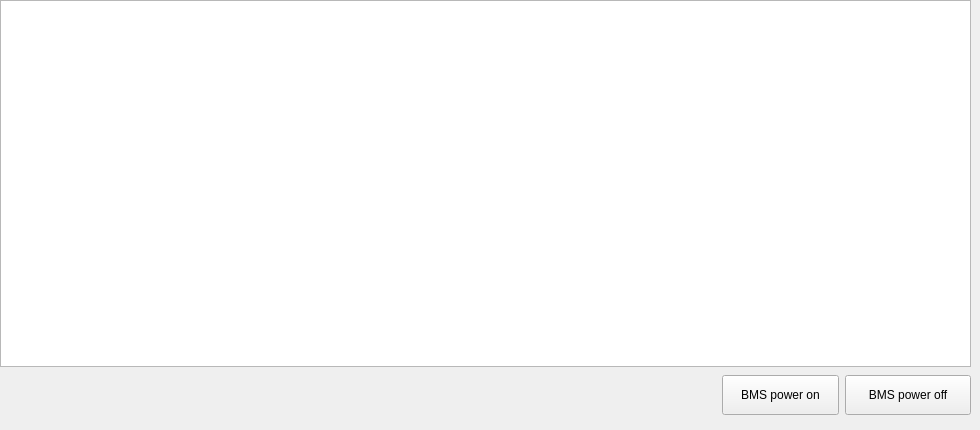
         <widget class="QWidget" name="Lithium_stackedWidgetPage">
          <widget class="QTableWidget" name="Lithum_Tab">
           <property name="geometry">
            <rect>
             <x>0</x>
             <y>0</y>
             <width>971</width>
             <height>367</height>
            </rect>
           </property>
          </widget>
          <widget class="QWidget" name="horizontalLayoutWidget_11">
           <property name="geometry">
            <rect>
             <x>0</x>
             <y>370</y>
             <width>971</width>
             <height>51</height>
            </rect>
           </property>
           <layout class="QHBoxLayout" name="horizontalLayout_21">
            <item>
             <spacer name="horizontalSpacer_7">
              <property name="orientation">
               <enum>Qt::Horizontal</enum>
              </property>
              <property name="sizeHint" stdset="0">
               <size>
                <width>40</width>
                <height>20</height>
               </size>
              </property>
             </spacer>
            </item>
            <item>
             <widget class="QPushButton" name="BMSPowerOn_btn">
              <property name="minimumSize">
               <size>
                <width>117</width>
                <height>40</height>
               </size>
              </property>
              <property name="maximumSize">
               <size>
                <width>117</width>
                <height>40</height>
               </size>
              </property>
              <property name="text">
               <string>BMS power on</string>
              </property>
             </widget>
            </item>
            <item>
             <widget class="QPushButton" name="BMSPowerOff_btn">
              <property name="minimumSize">
               <size>
                <width>126</width>
                <height>40</height>
               </size>
              </property>
              <property name="maximumSize">
               <size>
                <width>126</width>
                <height>40</height>
               </size>
              </property>
              <property name="text">
               <string>BMS power off</string>
              </property>
             </widget>
            </item>
           </layout>
          </widget>
         </widget>
